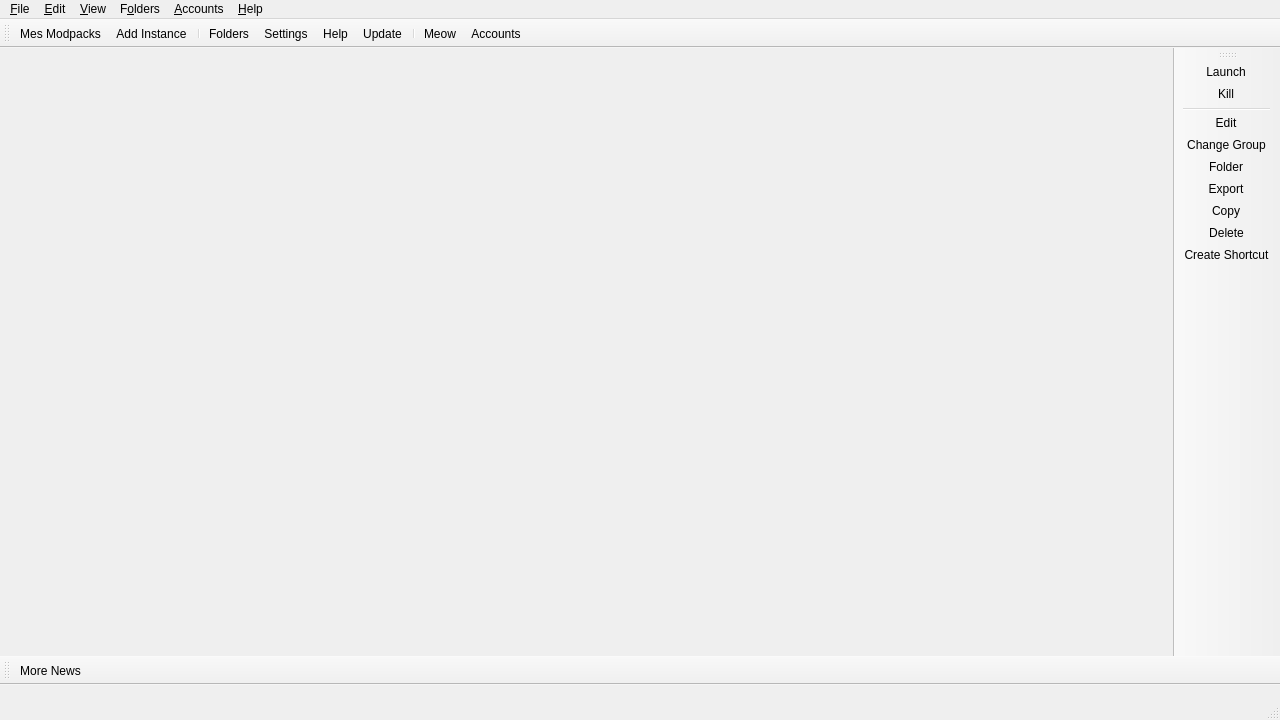
<?xml version="1.0" encoding="UTF-8"?>
<ui version="4.0">
 <class>MainWindow</class>
 <widget class="QMainWindow" name="MainWindow">
  <property name="geometry">
   <rect>
    <x>0</x>
    <y>0</y>
    <width>1280</width>
    <height>720</height>
   </rect>
  </property>
  <widget class="QWidget" name="centralWidget">
   <layout class="QHBoxLayout" name="horizontalLayout">
    <property name="spacing">
     <number>0</number>
    </property>
    <property name="leftMargin">
     <number>0</number>
    </property>
    <property name="topMargin">
     <number>0</number>
    </property>
    <property name="rightMargin">
     <number>0</number>
    </property>
    <property name="bottomMargin">
     <number>0</number>
    </property>
   </layout>
  </widget>
  <widget class="QStatusBar" name="statusBar">
   <property name="minimumSize">
    <size>
     <width>0</width>
     <height>35</height>
    </size>
   </property>
  </widget>
  <widget class="QToolBar" name="mainToolBar">
   <property name="windowTitle">
    <string>Main Toolbar</string>
   </property>
   <property name="allowedAreas">
    <set>Qt::ToolBarArea::BottomToolBarArea|Qt::ToolBarArea::TopToolBarArea</set>
   </property>
   <property name="toolButtonStyle">
    <enum>Qt::ToolButtonStyle::ToolButtonTextBesideIcon</enum>
   </property>
   <property name="floatable">
    <bool>false</bool>
   </property>
   <attribute name="toolBarArea">
    <enum>TopToolBarArea</enum>
   </attribute>
   <attribute name="toolBarBreak">
    <bool>false</bool>
   </attribute>
   <addaction name="actionMyModpacks"/>
   <addaction name="actionAddInstance"/>
   <addaction name="separator"/>
   <addaction name="actionFoldersButton"/>
   <addaction name="actionSettings"/>
   <addaction name="actionHelpButton"/>
   <addaction name="actionCheckUpdate"/>
   <addaction name="separator"/>
   <addaction name="actionCAT"/>
   <addaction name="actionAccountsButton"/>
  </widget>
  <widget class="QToolBar" name="newsToolBar">
   <property name="windowTitle">
    <string>News Toolbar</string>
   </property>
   <property name="allowedAreas">
    <set>Qt::ToolBarArea::BottomToolBarArea|Qt::ToolBarArea::TopToolBarArea</set>
   </property>
   <property name="iconSize">
    <size>
     <width>16</width>
     <height>16</height>
    </size>
   </property>
   <property name="toolButtonStyle">
    <enum>Qt::ToolButtonStyle::ToolButtonTextBesideIcon</enum>
   </property>
   <property name="floatable">
    <bool>false</bool>
   </property>
   <attribute name="toolBarArea">
    <enum>BottomToolBarArea</enum>
   </attribute>
   <attribute name="toolBarBreak">
    <bool>false</bool>
   </attribute>
   <addaction name="actionMoreNews"/>
  </widget>
  <widget class="WideBar" name="instanceToolBar">
   <property name="windowTitle">
    <string>Instance Toolbar</string>
   </property>
   <property name="allowedAreas">
    <set>Qt::ToolBarArea::LeftToolBarArea|Qt::ToolBarArea::RightToolBarArea</set>
   </property>
   <property name="iconSize">
    <size>
     <width>16</width>
     <height>16</height>
    </size>
   </property>
   <property name="toolButtonStyle">
    <enum>Qt::ToolButtonStyle::ToolButtonTextBesideIcon</enum>
   </property>
   <property name="floatable">
    <bool>false</bool>
   </property>
   <property name="useDefaultAction" stdset="0">
    <bool>true</bool>
   </property>
   <attribute name="toolBarArea">
    <enum>RightToolBarArea</enum>
   </attribute>
   <attribute name="toolBarBreak">
    <bool>false</bool>
   </attribute>
   <addaction name="actionLaunchInstance"/>
   <addaction name="actionKillInstance"/>
   <addaction name="separator"/>
   <addaction name="actionEditInstance"/>
   <addaction name="actionChangeInstGroup"/>
   <addaction name="actionViewSelectedInstFolder"/>
   <addaction name="actionExportInstance"/>
   <addaction name="actionCopyInstance"/>
   <addaction name="actionDeleteInstance"/>
   <addaction name="actionCreateInstanceShortcut"/>
  </widget>
  <widget class="QMenuBar" name="menuBar">
   <property name="geometry">
    <rect>
     <x>0</x>
     <y>0</y>
     <width>800</width>
     <height>24</height>
    </rect>
   </property>
   <widget class="QMenu" name="fileMenu">
    <property name="title">
     <string>&amp;File</string>
    </property>
    <property name="toolTipsVisible">
     <bool>true</bool>
    </property>
    <addaction name="actionMyModpacks"/>
    <addaction name="actionAddInstance"/>
    <addaction name="separator"/>
    <addaction name="actionLaunchInstance"/>
    <addaction name="actionKillInstance"/>
    <addaction name="separator"/>
    <addaction name="actionEditInstance"/>
    <addaction name="actionChangeInstGroup"/>
    <addaction name="actionViewSelectedInstFolder"/>
    <addaction name="actionExportInstance"/>
    <addaction name="actionCopyInstance"/>
    <addaction name="actionDeleteInstance"/>
    <addaction name="actionCreateInstanceShortcut"/>
    <addaction name="separator"/>
    <addaction name="actionSettings"/>
    <addaction name="actionCloseWindow"/>
   </widget>
   <widget class="QMenu" name="editMenu">
    <property name="title">
     <string>&amp;Edit</string>
    </property>
    <property name="toolTipsVisible">
     <bool>true</bool>
    </property>
    <addaction name="actionUndoTrashInstance"/>
   </widget>
   <widget class="QMenu" name="viewMenu">
    <property name="title">
     <string>&amp;View</string>
    </property>
    <property name="toolTipsVisible">
     <bool>true</bool>
    </property>
    <addaction name="actionChangeTheme"/>
    <addaction name="separator"/>
    <addaction name="actionCAT"/>
    <addaction name="actionToggleStatusBar"/>
    <addaction name="actionLockToolbars"/>
    <addaction name="separator"/>
   </widget>
   <widget class="QMenu" name="foldersMenu">
    <property name="title">
     <string>F&amp;olders</string>
    </property>
    <property name="toolTipsVisible">
     <bool>true</bool>
    </property>
    <addaction name="actionViewLauncherRootFolder"/>
    <addaction name="separator"/>
    <addaction name="actionViewInstanceFolder"/>
    <addaction name="actionViewCentralModsFolder"/>
    <addaction name="actionViewSkinsFolder"/>
    <addaction name="actionViewJavaFolder"/>
    <addaction name="separator"/>
    <addaction name="actionViewIconThemeFolder"/>
    <addaction name="actionViewWidgetThemeFolder"/>
    <addaction name="actionViewCatPackFolder"/>
    <addaction name="actionViewIconsFolder"/>
    <addaction name="separator"/>
    <addaction name="actionViewLogsFolder"/>
   </widget>
   <widget class="QMenu" name="accountsMenu">
    <property name="title">
     <string>&amp;Accounts</string>
    </property>
   </widget>
   <widget class="QMenu" name="helpMenu">
    <property name="title">
     <string>&amp;Help</string>
    </property>
    <property name="toolTipsVisible">
     <bool>true</bool>
    </property>
    <addaction name="actionClearMetadata"/>
    <addaction name="actionReportBug"/>
       <addaction name="actionViewLog"/>
    <addaction name="actionAddToPATH"/>
    <addaction name="separator"/>
    <addaction name="actionTELEGRAM"/>
    <addaction name="actionDISCORD"/>
    <addaction name="actionREDDIT"/>
    <addaction name="separator"/>
    <addaction name="actionMoreNews"/>
    <addaction name="actionCheckUpdate"/>
    <addaction name="actionOpenWiki"/>
    <addaction name="actionAbout"/>
   </widget>
   <addaction name="fileMenu"/>
   <addaction name="editMenu"/>
   <addaction name="viewMenu"/>
   <addaction name="foldersMenu"/>
   <addaction name="accountsMenu"/>
   <addaction name="helpMenu"/>
  </widget>
  <action name="actionMoreNews">
   <property name="icon">
    <iconset theme="news"/>
   </property>
   <property name="text">
       <string>More News...</string>
   </property>
   <property name="toolTip">
    <string>Open the development blog to read more news about %1.</string>
   </property>
  </action>
  <action name="actionCAT">
   <property name="checkable">
    <bool>true</bool>
   </property>
   <property name="icon">
    <iconset theme="cat"/>
   </property>
   <property name="text">
    <string>&amp;Meow</string>
   </property>
   <property name="toolTip">
    <string>It's a fluffy kitty :3</string>
   </property>
  </action>
  <action name="actionToggleStatusBar">
   <property name="checkable">
    <bool>true</bool>
   </property>
   <property name="text">
    <string>Status Bar</string>
   </property>
  </action>
  <action name="actionLockToolbars">
   <property name="checkable">
    <bool>true</bool>
   </property>
   <property name="text">
    <string>Lock Toolbars</string>
   </property>
  </action>
  <action name="actionUndoTrashInstance">
   <property name="enabled">
    <bool>false</bool>
   </property>
   <property name="text">
    <string>&amp;Undo Last Instance Deletion</string>
   </property>
  </action>
  <action name="actionAddInstance">
   <property name="icon">
    <iconset theme="new"/>
   </property>
   <property name="text">
    <string>Add Instanc&amp;e...</string>
   </property>
   <property name="toolTip">
    <string>Add a new instance.</string>
   </property>
  </action>
  <action name="actionMyModpacks">
   <property name="icon">
    <iconset theme="launcher"/>
   </property>
   <property name="text">
    <string>&amp;Mes Modpacks...</string>
   </property>
   <property name="toolTip">
    <string>Install a RayLauncher modpack in one click.</string>
   </property>
  </action>
  <action name="actionCheckUpdate">
   <property name="icon">
    <iconset theme="checkupdate"/>
   </property>
   <property name="text">
    <string>&amp;Update...</string>
   </property>
   <property name="toolTip">
    <string>Check for new updates for %1.</string>
   </property>
   <property name="menuRole">
    <enum>QAction::MenuRole::ApplicationSpecificRole</enum>
   </property>
  </action>
  <action name="actionSettings">
   <property name="icon">
    <iconset theme="settings"/>
   </property>
   <property name="text">
    <string>Setti&amp;ngs...</string>
   </property>
   <property name="toolTip">
    <string>Change settings.</string>
   </property>
   <property name="menuRole">
    <enum>QAction::MenuRole::PreferencesRole</enum>
   </property>
  </action>
  <action name="actionManageAccounts">
   <property name="icon">
    <iconset theme="accounts"/>
   </property>
   <property name="text">
    <string>&amp;Manage Accounts...</string>
   </property>
  </action>
  <action name="actionLaunchInstance">
   <property name="icon">
    <iconset theme="launch"/>
   </property>
   <property name="text">
    <string>&amp;Launch</string>
   </property>
   <property name="toolTip">
    <string>Launch the selected instance.</string>
   </property>
  </action>
  <action name="actionKillInstance">
   <property name="icon">
    <iconset theme="status-bad"/>
   </property>
   <property name="text">
    <string>&amp;Kill</string>
   </property>
   <property name="toolTip">
    <string>Kill the running instance.</string>
   </property>
   <property name="shortcut">
    <string>Ctrl+K</string>
   </property>
  </action>
  <action name="actionRenameInstance">
   <property name="icon">
    <iconset theme="rename"/>
   </property>
   <property name="text">
    <string>Rename</string>
   </property>
   <property name="toolTip">
    <string>Rename the selected instance.</string>
   </property>
  </action>
  <action name="actionChangeInstGroup">
   <property name="icon">
    <iconset theme="tag"/>
   </property>
   <property name="text">
    <string>&amp;Change Group...</string>
   </property>
   <property name="toolTip">
    <string>Change the selected instance's group.</string>
   </property>
   <property name="shortcut">
    <string>Ctrl+G</string>
   </property>
  </action>
  <action name="actionChangeInstIcon">
   <property name="text">
    <string>Change Icon</string>
   </property>
   <property name="toolTip">
    <string>Change the selected instance's icon.</string>
   </property>
  </action>
  <action name="actionEditInstance">
   <property name="icon">
    <iconset theme="settings"/>
   </property>
   <property name="text">
    <string>&amp;Edit...</string>
   </property>
   <property name="toolTip">
    <string>Change the instance settings, mods and versions.</string>
   </property>
   <property name="shortcut">
    <string>Ctrl+I</string>
   </property>
  </action>
  <action name="actionViewSelectedInstFolder">
   <property name="icon">
    <iconset theme="viewfolder"/>
   </property>
   <property name="text">
    <string>&amp;Folder</string>
   </property>
   <property name="toolTip">
    <string>Open the selected instance's root folder in a file browser.</string>
   </property>
  </action>
  <action name="actionDeleteInstance">
   <property name="icon">
    <iconset theme="delete"/>
   </property>
   <property name="text">
    <string>Dele&amp;te</string>
   </property>
   <property name="toolTip">
    <string>Delete the selected instance.</string>
   </property>
   <property name="autoRepeat">
    <bool>false</bool>
   </property>
  </action>
  <action name="actionCopyInstance">
   <property name="icon">
    <iconset theme="copy"/>
   </property>
   <property name="text">
    <string>Cop&amp;y...</string>
   </property>
   <property name="toolTip">
    <string>Copy the selected instance.</string>
   </property>
   <property name="shortcut">
    <string>Ctrl+D</string>
   </property>
  </action>
  <action name="actionExportInstance">
   <property name="icon">
    <iconset theme="export"/>
   </property>
   <property name="text">
    <string>E&amp;xport...</string>
   </property>
   <property name="toolTip">
    <string>Export the selected instance to supported formats.</string>
   </property>
  </action>
  <action name="actionExportInstanceZip">
   <property name="icon">
    <iconset theme="launcher"/>
   </property>
   <property name="text">
    <string>Prism Launcher (zip)</string>
   </property>
  </action>
  <action name="actionExportInstanceMrPack">
   <property name="icon">
    <iconset theme="modrinth"/>
   </property>
   <property name="text">
    <string>Modrinth (mrpack)</string>
   </property>
  </action>
  <action name="actionExportInstanceFlamePack">
   <property name="icon">
    <iconset theme="flame"/>
   </property>
   <property name="text">
    <string>CurseForge (zip)</string>
   </property>
  </action>
  <action name="actionCreateInstanceShortcut">
   <property name="icon">
    <iconset theme="shortcut"/>
   </property>
   <property name="text">
    <string>Create Shortcut</string>
   </property>
   <property name="toolTip">
       <string>Creates a shortcut on a selected folder to launch the selected instance.</string>
   </property>
  </action>
  <action name="actionNoAccountsAdded">
   <property name="icon">
    <iconset theme="noaccount"/>
   </property>
   <property name="text">
    <string>No accounts added!</string>
   </property>
  </action>
  <action name="actionNoDefaultAccount">
   <property name="checkable">
    <bool>true</bool>
   </property>
   <property name="icon">
    <iconset theme="noaccount"/>
   </property>
   <property name="text">
    <string>No Default Account</string>
   </property>
   <property name="shortcut">
    <string>Ctrl+0</string>
   </property>
  </action>
  <action name="actionCloseWindow">
   <property name="icon">
    <iconset theme="status-bad"/>
   </property>
   <property name="text">
    <string>Close &amp;Window</string>
   </property>
   <property name="toolTip">
    <string>Close the current window</string>
   </property>
   <property name="menuRole">
    <enum>QAction::MenuRole::QuitRole</enum>
   </property>
  </action>
  <action name="actionViewInstanceFolder">
   <property name="icon">
    <iconset theme="viewfolder"/>
   </property>
   <property name="text">
    <string>&amp;Instances</string>
   </property>
   <property name="toolTip">
    <string>Open the instances folder in a file browser.</string>
   </property>
  </action>
  <action name="actionViewLauncherRootFolder">
   <property name="icon">
    <iconset theme="viewfolder"/>
   </property>
   <property name="text">
    <string>Launcher &amp;Root</string>
   </property>
   <property name="toolTip">
    <string>Open the launcher's root folder in a file browser.</string>
   </property>
  </action>
  <action name="actionViewCentralModsFolder">
   <property name="icon">
    <iconset theme="centralmods"/>
   </property>
   <property name="text">
    <string>&amp;Central Mods</string>
   </property>
   <property name="toolTip">
    <string>Open the central mods folder in a file browser.</string>
   </property>
  </action>
  <action name="actionViewSkinsFolder">
   <property name="icon">
    <iconset theme="viewfolder"/>
   </property>
   <property name="text">
    <string>&amp;Skins</string>
   </property>
   <property name="toolTip">
    <string>Open the skins folder in a file browser.</string>
   </property>
  </action>
  <action name="actionViewIconsFolder">
   <property name="icon">
    <iconset theme="viewfolder"/>
   </property>
   <property name="text">
    <string>Instance Icons</string>
   </property>
   <property name="toolTip">
    <string>Open the instance icons folder in a file browser.</string>
   </property>
  </action>
  <action name="actionViewLogsFolder">
   <property name="icon">
    <iconset theme="viewfolder"/>
   </property>
   <property name="text">
    <string>Logs</string>
   </property>
   <property name="toolTip">
    <string>Open the logs folder in a file browser.</string>
   </property>
  </action>
  <action name="actionChangeTheme">
   <property name="text">
    <string>Themes</string>
   </property>
  </action>
  <action name="actionReportBug">
   <property name="icon">
    <iconset theme="bug"/>
   </property>
   <property name="text">
    <string>Report a Bug or Suggest a Feature</string>
   </property>
   <property name="toolTip">
    <string>Open the bug tracker to report a bug with %1.</string>
   </property>
  </action>
  <action name="actionDISCORD">
   <property name="icon">
    <iconset theme="discord"/>
   </property>
   <property name="text">
    <string>&amp;Discord Guild</string>
   </property>
   <property name="toolTip">
    <string>Open %1 Discord guild.</string>
   </property>
  </action>
  <action name="actionTELEGRAM">
   <property name="icon">
    <iconset theme="telegram"/>
   </property>
   <property name="text">
    <string>&amp;Telegram Chat</string>
   </property>
   <property name="toolTip">
    <string>Open %1 Telegram chat.</string>
   </property>
  </action>
  <action name="actionREDDIT">
   <property name="icon">
    <iconset theme="reddit-alien"/>
   </property>
   <property name="text">
    <string>Sub&amp;reddit</string>
   </property>
   <property name="toolTip">
    <string>Open %1 subreddit.</string>
   </property>
  </action>
  <action name="actionAbout">
   <property name="icon">
    <iconset theme="about"/>
   </property>
   <property name="text">
    <string>&amp;About %1</string>
   </property>
   <property name="toolTip">
    <string>View information about %1.</string>
   </property>
   <property name="menuRole">
    <enum>QAction::MenuRole::AboutRole</enum>
   </property>
  </action>
  <action name="actionClearMetadata">
   <property name="icon">
    <iconset theme="refresh"/>
   </property>
   <property name="text">
    <string>&amp;Clear Metadata Cache</string>
   </property>
   <property name="toolTip">
    <string>Clear cached metadata</string>
   </property>
  </action>
     <action name="actionViewLog">
         <property name="icon">
             <iconset theme="log">
                 <normaloff>.</normaloff>.
             </iconset>
         </property>
         <property name="text">
             <string>View logs</string>
         </property>
         <property name="toolTip">
             <string>View current and previous launcher logs</string>
   </property>
  </action>
  <action name="actionAddToPATH">
   <property name="icon">
    <iconset theme="custom-commands"/>
   </property>
   <property name="text">
    <string>Install to &amp;PATH</string>
   </property>
   <property name="toolTip">
    <string>Install a %1 symlink to /usr/local/bin</string>
   </property>
  </action>
  <action name="actionFoldersButton">
   <property name="icon">
    <iconset theme="viewfolder"/>
   </property>
   <property name="text">
    <string>Folders</string>
   </property>
   <property name="toolTip">
    <string>Open one of the folders shared between instances.</string>
   </property>
  </action>
  <action name="actionHelpButton">
   <property name="icon">
    <iconset theme="help"/>
   </property>
   <property name="text">
    <string>Help</string>
   </property>
   <property name="toolTip">
    <string>Get help with %1 or Minecraft.</string>
   </property>
  </action>
  <action name="actionAccountsButton">
   <property name="icon">
    <iconset theme="noaccount"/>
   </property>
   <property name="text">
    <string>Accounts</string>
   </property>
  </action>
  <action name="actionOpenWiki">
   <property name="icon">
    <iconset theme="help"/>
   </property>
   <property name="text">
    <string>%1 &amp;Help</string>
   </property>
   <property name="toolTip">
    <string>Open the %1 wiki</string>
   </property>
  </action>
  <action name="actionViewWidgetThemeFolder">
   <property name="icon">
    <iconset theme="viewfolder"/>
   </property>
   <property name="text">
    <string>&amp;Widget Themes</string>
   </property>
   <property name="toolTip">
    <string>Open the widget themes folder in a file browser.</string>
   </property>
  </action>
  <action name="actionViewIconThemeFolder">
   <property name="icon">
    <iconset theme="viewfolder"/>
   </property>
   <property name="text">
    <string>I&amp;con Theme</string>
   </property>
   <property name="toolTip">
    <string>Open the icon theme folder in a file browser.</string>
   </property>
  </action>
  <action name="actionViewCatPackFolder">
   <property name="icon">
    <iconset theme="viewfolder"/>
   </property>
   <property name="text">
    <string>Cat Packs</string>
   </property>
   <property name="toolTip">
    <string>Open the cat packs folder in a file browser.</string>
   </property>
  </action>
  <action name="actionViewJavaFolder">
   <property name="icon">
    <iconset theme="viewfolder"/>
   </property>
   <property name="text">
    <string>Java</string>
   </property>
   <property name="toolTip">
    <string>Open the Java folder in a file browser. Only available if the built-in Java downloader is used.</string>
   </property>
  </action>
 </widget>
 <customwidgets>
  <customwidget>
   <class>WideBar</class>
   <extends>QToolBar</extends>
   <header>ui/widgets/WideBar.h</header>
  </customwidget>
 </customwidgets>
 <resources/>
 <connections/>
</ui>
